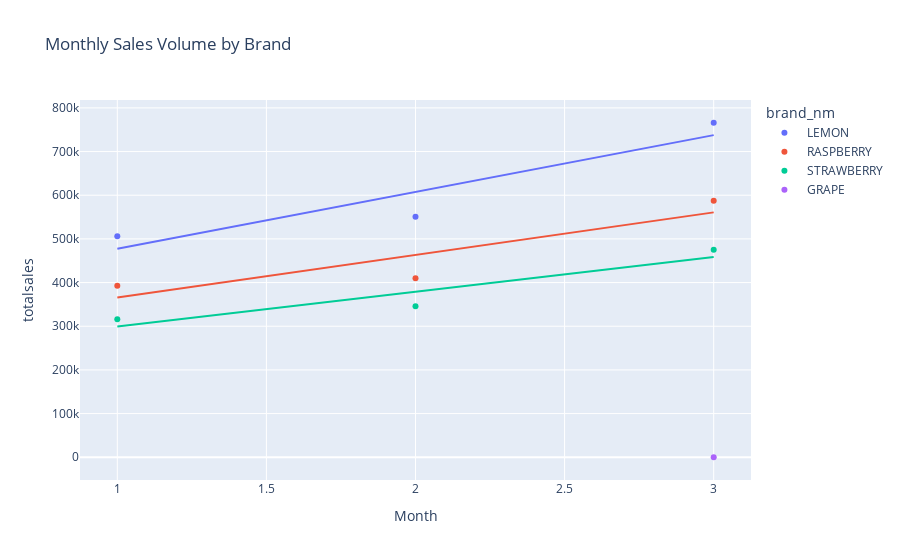

This figure's notebook cell:
### Code cell
fig = px.scatter(df_q2, x='month', y='totalsales', color='brand_nm',
    title='Monthly Sales Volume by Brand',
    trendline='ols',
    labels={'month': 'Month', 'TotalSales': 'Total Sales ($)'}
)

fig.show()

### Figure 1 — Plotly figure (JSON) as saved in the notebook; plotly's stock layout.template omitted (floating-point values rounded to 4 significant figures)
{"data": [{"hovertemplate": "brand_nm= LEMON<br>Month=%{x}<br>totalsales=%{y}<extra></extra>", "legendgroup": " LEMON", "marker": {"color": "#636efa", "symbol": "circle"}, "mode": "markers", "name": " LEMON", "orientation": "v", "showlegend": true, "type": "scatter", "x": [1, 2, 3], "xaxis": "x", "y": [505800.0, 550900.0, 765900.0], "yaxis": "y"}, {"hovertemplate": "<b>OLS trendline</b><br>totalsales = 130049 * month + 347479<br>R<sup>2</sup>=0.875471<br><br>brand_nm= LEMON<br>Month=%{x}<br>totalsales=%{y} <b>(trend)</b><extra></extra>", "legendgroup": " LEMON", "marker": {"color": "#636efa", "symbol": "circle"}, "mode": "lines", "name": " LEMON", "showlegend": false, "type": "scatter", "x": [1, 2, 3], "xaxis": "x", "y": [477500.0, 607600.0, 737600.0], "yaxis": "y"}, {"hovertemplate": "brand_nm= RASPBERRY<br>Month=%{x}<br>totalsales=%{y}<extra></extra>", "legendgroup": " RASPBERRY", "marker": {"color": "#EF553B", "symbol": "circle"}, "mode": "markers", "name": " RASPBERRY", "orientation": "v", "showlegend": true, "type": "scatter", "x": [1, 2, 3], "xaxis": "x", "y": [392600.0, 409700.0, 587500.0], "yaxis": "y"}, {"hovertemplate": "<b>OLS trendline</b><br>totalsales = 97485.7 * month + 268274<br>R<sup>2</sup>=0.815266<br><br>brand_nm= RASPBERRY<br>Month=%{x}<br>totalsales=%{y} <b>(trend)</b><extra></extra>", "legendgroup": " RASPBERRY", "marker": {"color": "#EF553B", "symbol": "circle"}, "mode": "lines", "name": " RASPBERRY", "showlegend": false, "type": "scatter", "x": [1, 2, 3], "xaxis": "x", "y": [365800.0, 463200.0, 560700.0], "yaxis": "y"}, {"hovertemplate": "brand_nm= STRAWBERRY<br>Month=%{x}<br>totalsales=%{y}<extra></extra>", "legendgroup": " STRAWBERRY", "marker": {"color": "#00cc96", "symbol": "circle"}, "mode": "markers", "name": " STRAWBERRY", "orientation": "v", "showlegend": true, "type": "scatter", "x": [1, 2, 3], "xaxis": "x", "y": [315900.0, 345500.0, 475000.0], "yaxis": "y"}, {"hovertemplate": "<b>OLS trendline</b><br>totalsales = 79565 * month + 219688<br>R<sup>2</sup>=0.883885<br><br>brand_nm= STRAWBERRY<br>Month=%{x}<br>totalsales=%{y} <b>(trend)</b><extra></extra>", "legendgroup": " STRAWBERRY", "marker": {"color": "#00cc96", "symbol": "circle"}, "mode": "lines", "name": " STRAWBERRY", "showlegend": false, "type": "scatter", "x": [1, 2, 3], "xaxis": "x", "y": [299300.0, 378800.0, 458400.0], "yaxis": "y"}, {"hovertemplate": "brand_nm= GRAPE<br>Month=%{x}<br>totalsales=%{y}<extra></extra>", "legendgroup": " GRAPE", "marker": {"color": "#ab63fa", "symbol": "circle"}, "mode": "markers", "name": " GRAPE", "orientation": "v", "showlegend": true, "type": "scatter", "x": [3], "xaxis": "x", "y": [7.5], "yaxis": "y"}, {"hovertemplate": "brand_nm= GRAPE<extra></extra>", "legendgroup": " GRAPE", "marker": {"color": "#ab63fa", "symbol": "circle"}, "mode": "lines", "name": " GRAPE", "showlegend": false, "type": "scatter", "xaxis": "x", "yaxis": "y"}], "layout": {"legend": {"title": {"text": "brand_nm"}, "tracegroupgap": 0}, "title": {"text": "Monthly Sales Volume by Brand"}, "xaxis": {"anchor": "y", "domain": [0, 1], "title": {"text": "Month"}}, "yaxis": {"anchor": "x", "domain": [0, 1], "title": {"text": "totalsales"}}}}
